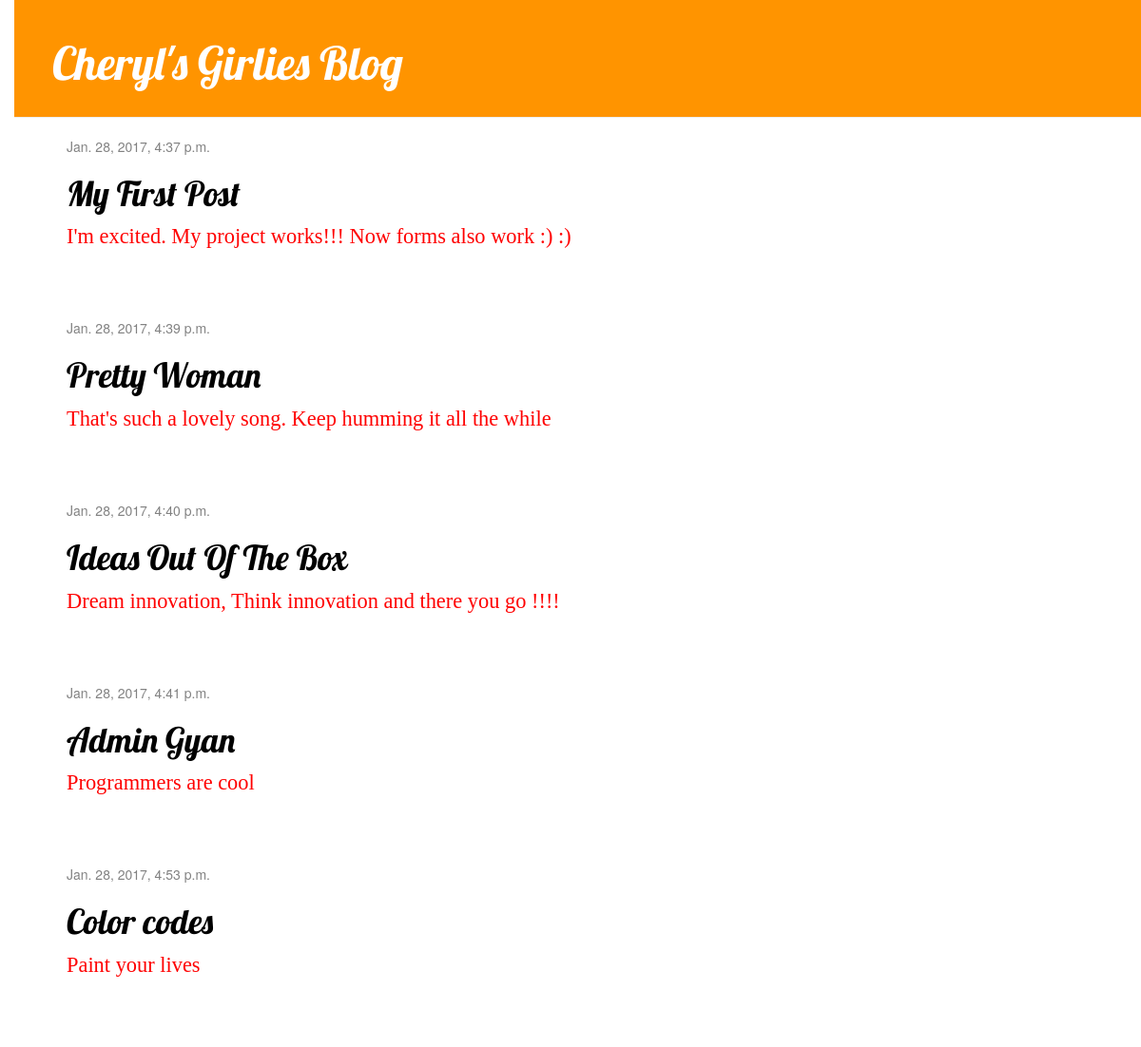
The page / on the database its author committed.
### blog/models.py (models this page shows, shortened)
class Post(models.Model):
    author = models.ForeignKey('auth.User')
    title = models.CharField(max_length = 200)
    text = models.TextField()
    created_date = models.DateTimeField(default = timezone.now)
    published_date = models.DateTimeField(blank = True, null = True)

### blog/views.py (the view)
# urls.py: url(r'^$', views.post_list, name = 'post_list'),
def post_list(request):
    posts = Post.objects.filter(published_date__lte=timezone.now()).order_by('published_date')
    return render(request, 'blog/post_list.html', {'posts': posts})

### blog/templates/blog/post_list.html (shortened to what this page needs)
{% extends 'blog/base.html' %}
{% load staticfiles %}
                     {% block content %}
            			{% for post in posts %}
                            <div class="post">
                                <div class="date">
                                    {{ post.published_date }}
                                </div>
                                <h1><a href="{% url 'post_detail' pk=post.pk %}">{{ post.title }}</a></h1>
                                <p>{{ post.text|linebreaksbr }}</p>
                            </div>
            			{% endfor %}
                      {% endblock %}

### blog/templates/blog/base.html (shortened to what this page needs)
{% load staticfiles %}
<html>
    <head>
        <link rel="stylesheet" href="//maxcdn.bootstrapcdn.com/bootstrap/3.2.0/css/bootstrap.min.css">
        <link rel="stylesheet" href="//maxcdn.bootstrapcdn.com/bootstrap/3.2.0/css/bootstrap-theme.min.css">
        <link rel="stylesheet" href="{% static 'css/blog.css' %}">
    </head>
    <body>
        <div class="page-header">
        <h1><a href="/">Cheryl's Girlies Blog</a></h1>
    </div>
    <div class="content container">
        <div class="row">
            <div class="col-md-8">
            {% block content %}
            {% endblock %}
            </div>
        </div>
    </div>
    </body>
</html>

### blog/static/css/blog.css (style rules this page uses)
h1 a { color: #FCA205; font-family: 'Lobster'; }
body { padding-left: 15px; }
p { color: red; font-family: papyrus; font-size: 160%; }
.page-header { background-color: #ff9400; margin-top: 0; padding: 20px 20px 20px 40px; }
.page-header h1, .page-header h1 a, .page-header h1 a:visited, .page-header h1 a:active { color: #ffffff; font-size: 36pt; text-decoration: none; }
.content { margin-left: 40px; }
h1, h2, h3, h4 { font-family: 'Lobster', cursive; }
.date { color: #828282; }
.post { margin-bottom: 70px; }
.post h1 a, .post h1 a:visited { color: #000000; }

### rows shown on the page
Post: published_date "Jan. 28, 2017, 4:37 p.m.", title "My First Post", text "I'm excited. My project works!!! Now forms also work :) :)"
Post: published_date "Jan. 28, 2017, 4:39 p.m.", title "Pretty Woman", text "That's such a lovely song. Keep humming it all the while"
Post: published_date "Jan. 28, 2017, 4:40 p.m.", title "Ideas Out Of The Box", text "Dream innovation, Think innovation and there you go !!!!"
Post: published_date "Jan. 28, 2017, 4:41 p.m.", title "Admin Gyan", text "Programmers are cool"
Post: published_date "Jan. 28, 2017, 4:53 p.m.", title "Color codes", text "Paint your lives"
